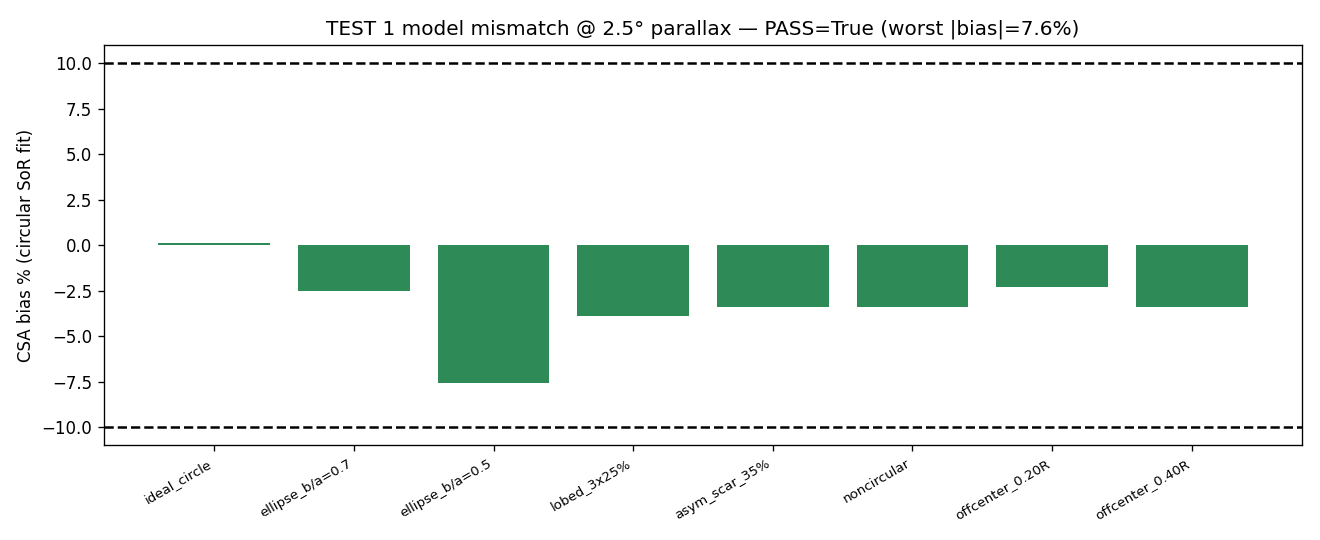

Reproduce this figure in Python.
"""TEST 1 -- model mismatch. Feed the CIRCULAR surface-of-revolution estimator progressively harder
cross-sections (SoR = axisymmetric = circular by assumption). Measure CSA bias, DCE bias, Jacobian
rank, condition number. PASS iff CSA bias < 10% across realistic deviations. depth-eval env."""
from __future__ import annotations
import json
import numpy as np, sim
import matplotlib; matplotlib.use("Agg"); import matplotlib.pyplot as plt

THETA = np.linspace(0, 2 * np.pi, 96, endpoint=False)
CONES = {"realistic_2_5deg": 2.5, "ideal_15deg": 15.0}
PHANTOMS = [
    ("ideal_circle", dict(kind="circle", r0=5.0), (0, 0)),
    ("ellipse_b/a=0.7", dict(kind="ellipse", r0=5.0, ecc=0.7), (0, 0)),
    ("ellipse_b/a=0.5", dict(kind="ellipse", r0=5.0, ecc=0.5), (0, 0)),
    ("lobed_3x25%", dict(kind="lobed", r0=5.0, k=3, amp=0.25), (0, 0)),
    ("asym_scar_35%", dict(kind="asym_scar", r0=5.0, depth=0.35, phi=1.0), (0, 0)),
    ("noncircular", dict(kind="noncirc", r0=5.0), (0, 0)),
    ("offcenter_0.20R", dict(kind="circle", r0=5.0), (1.0, 0.0)),
    ("offcenter_0.40R", dict(kind="circle", r0=5.0), (2.0, 0.0)),
]


def run(cone):
    C = sim.make_cameras(N=14, depth=8.0, cone_deg=cone)
    rows = []
    for name, kw, ctr in PHANTOMS:
        r_true = sim.boundary(THETA, **kw); A_true = sim.albedo_field(THETA, "const", A0=1.0)
        B, vis = sim.forward(C, r_true, A_true, THETA, center=ctr)
        # true CSA/DCE: area enclosed by the (possibly off-center) boundary
        px = ctr[0] + r_true * np.cos(THETA); py = ctr[1] + r_true * np.sin(THETA)
        csa_true = 0.5 * abs(np.sum(px * np.roll(py, -1) - py * np.roll(px, -1)))
        dce_true = 2 * np.sqrt(csa_true / np.pi)
        sol = sim.fit(B, vis, THETA, C, nfr_geom=0, nfr_alb=0)     # CIRCULAR SoR estimator
        r0, gk, A0, ak, cx, cy = sim.unpack(sol.x, 0, 0)
        csa_fit = np.pi * r0 ** 2; dce_fit = 2 * r0
        J = sim.jacobian(sol.x, THETA, C, 0, 0, False, vis); rank, condn, _ = sim.rank_cond(J)
        rows.append(dict(phantom=name, csa_true=round(csa_true, 3), csa_fit=round(csa_fit, 3),
                         CSA_bias_pct=round(100 * (csa_fit - csa_true) / csa_true, 1),
                         DCE_bias_pct=round(100 * (dce_fit - dce_true) / dce_true, 1),
                         J_rank=rank, J_cond=round(condn, 1), resid_rms=float(np.sqrt(np.mean(sol.fun ** 2)))))
    return rows


def main():
    out = {c: run(v) for c, v in CONES.items()}
    real = out["realistic_2_5deg"]
    worst = max(abs(r["CSA_bias_pct"]) for r in real if r["phantom"] != "ideal_circle")
    verdict = dict(pass_criterion="CSA bias < 10% across realistic deviations",
                   worst_CSA_bias_pct_realistic=worst, PASS=bool(worst < 10.0))
    (open("test1_model_mismatch.json", "w")).write(json.dumps({"verdict": verdict, **out}, indent=2))
    # figure
    fig, ax = plt.subplots(figsize=(11, 4.5))
    names = [r["phantom"] for r in real]; bias = [r["CSA_bias_pct"] for r in real]
    cols = ["seagreen" if abs(b) < 10 else "crimson" for b in bias]
    ax.bar(range(len(names)), bias, color=cols); ax.axhline(10, c="k", ls="--"); ax.axhline(-10, c="k", ls="--")
    ax.set_xticks(range(len(names))); ax.set_xticklabels(names, rotation=30, ha="right", fontsize=8)
    ax.set_ylabel("CSA bias % (circular SoR fit)"); ax.set_title(f"TEST 1 model mismatch @ 2.5° parallax — PASS={verdict['PASS']} (worst |bias|={worst:.1f}%)")
    fig.tight_layout(); fig.savefig("test1_model_mismatch.png", dpi=120)
    print("=== TEST 1 (realistic 2.5deg) ===")
    print(f"{'phantom':18}{'CSA_bias%':>10}{'DCE_bias%':>10}{'J_rank':>8}{'J_cond':>9}")
    for r in real: print(f"{r['phantom']:18}{r['CSA_bias_pct']:>10}{r['DCE_bias_pct']:>10}{r['J_rank']:>8}{r['J_cond']:>9}")
    print(f"\nVERDICT: worst |CSA bias| (realistic) = {worst:.1f}%  -> PASS={verdict['PASS']} (criterion <10%)")


if __name__ == "__main__":
    main()
